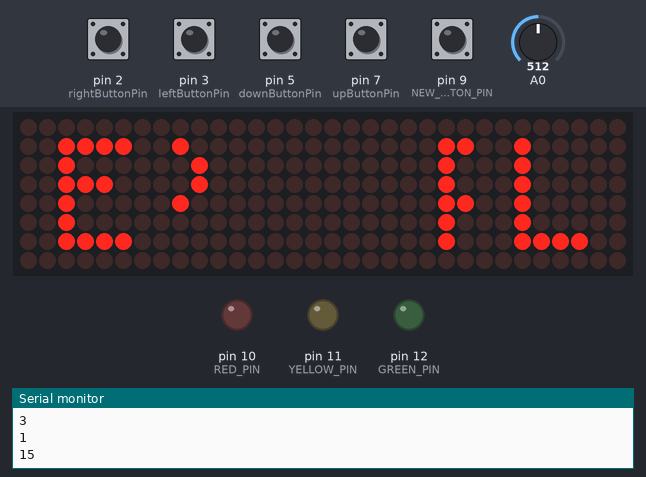
The sketch below on a simulated Arduino Uno, built with avr-gcc and run on an emulated ATmega328P. Shown: 32×8 LED matrix, output pins drawn as LEDs (lit = HIGH), the last lines printed to the serial monitor. Inputs (shaded band) come from the test bench; at power-on: pin 9 (NEW_GAME_BUTTON_PIN) HIGH, pin 2 (rightButtonPin), pin 3 (leftButtonPin), pin 5 (downButtonPin), pin 7 (upButtonPin) LOW, A0 = 512. Random numbers use the default seed unless the sketch sets one.

Above: at 1.7 s.
1.8 s: pin 9 (NEW_GAME_BUTTON_PIN) pulled LOW for 0.15 s
At 2.9 s:
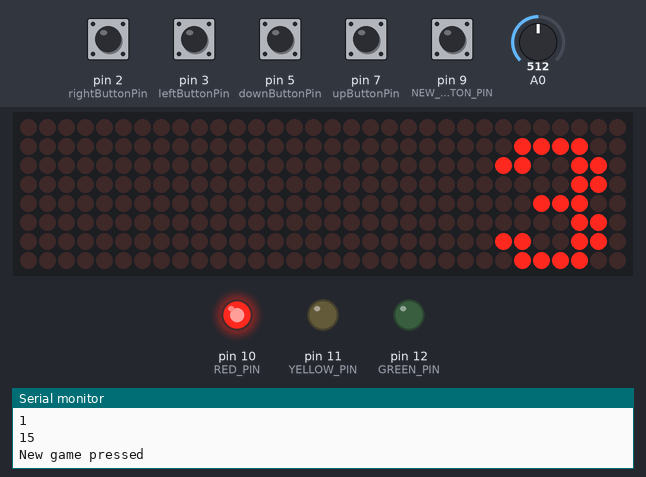
4.9 s: pin 9 (NEW_GAME_BUTTON_PIN) pulled LOW for 3.2 s
At 8.1 s:
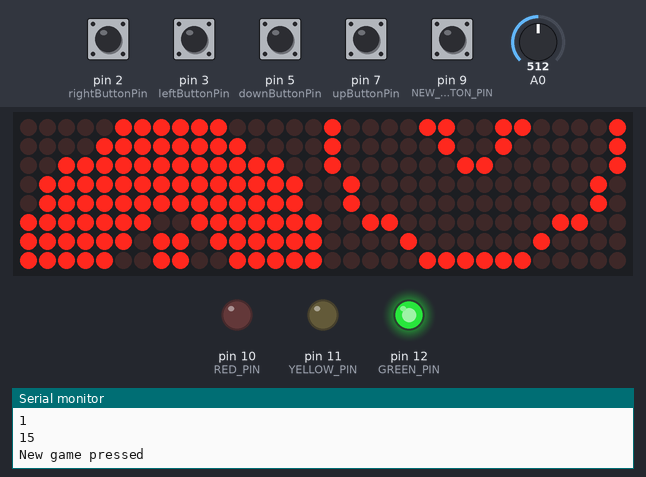
9.8 s: pin 9 (NEW_GAME_BUTTON_PIN) driven LOW
12.8 s: pin 3 (leftButtonPin) pulled HIGH for 1 s
At 13.9 s:
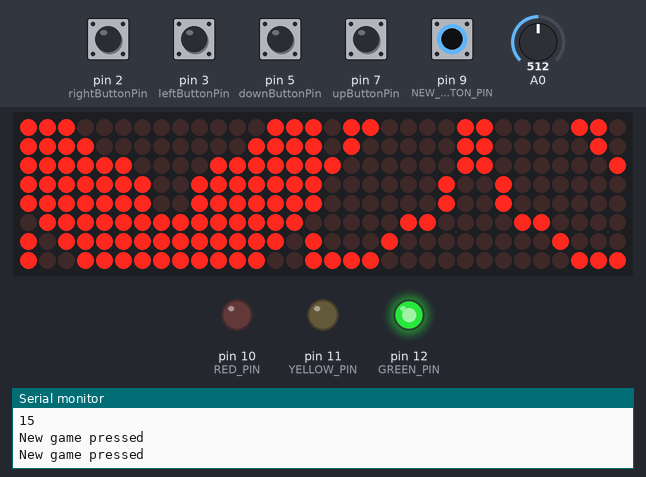
15.3 s: pin 2 (rightButtonPin) pulled HIGH for 0.15 s
At 16.4 s:
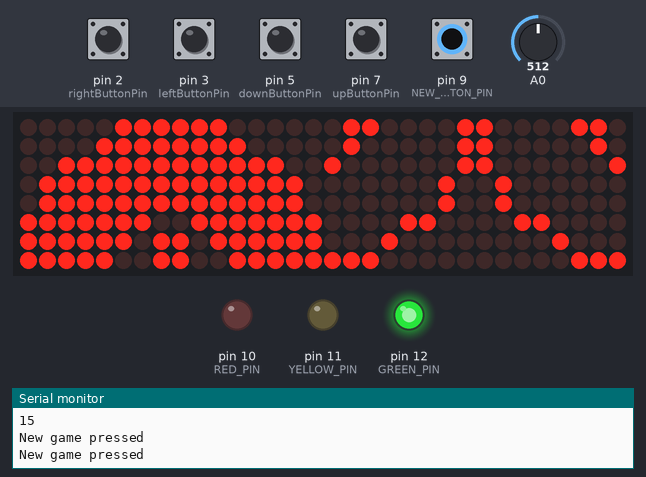
17.0 s: pin 5 (downButtonPin) pulled HIGH for 0.15 s
At 17.8 s:
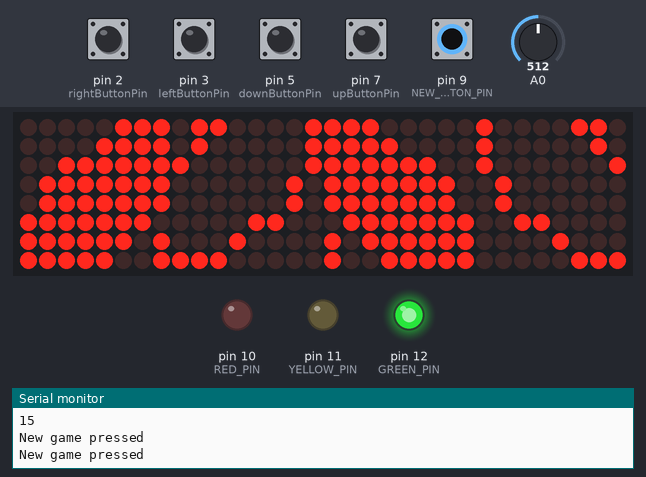
Timing chart, 0 to 38.9 s (numbered marks = the images above; inputs shaded):
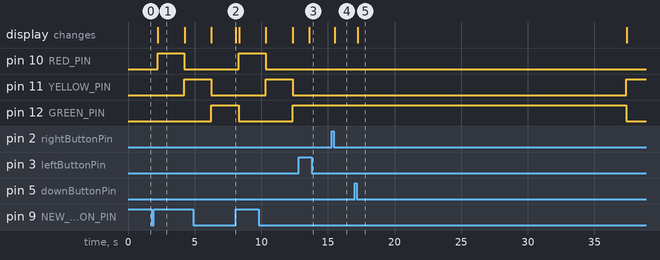

Measured:
- after the input at 1.8 s, pin 10 (RED_PIN): LOW → HIGH after 0.42 s, → LOW 2.0 s later; pin 11 (YELLOW_PIN): LOW → HIGH after 2.4 s; the display: changes after 0.43 s (image 1)
- after the input at 15.3 s, the display: changes after 0.22 s (image 4)
- what the display in image 1 shows lasts 2.0 s, from 2.2 s to 4.2 s

The sketch:

shapes.ino
```cpp
#include "LedControl.h"

const byte TOTAL_SHAPES = 18;

// -----------------------------
int score;
boolean inGame = false;
bool startNewGame = false;

const int RED_PIN     = 10;
const int YELLOW_PIN  = 11;
const int GREEN_PIN   = 12;

const int number_of_displays = 4;
LedControl lc = LedControl(4, 6, 8, number_of_displays); //Pin 4 = DIN, Pin 6 = CLK, Pin 8 = CS. 5 = number of displays

unsigned long time;


class Button {
  byte pin;
  byte lastState;

  public:
    Button(byte pinParam) {
      pin = pinParam;
      lastState = HIGH;
    }

    byte getPin() {
      return pin;
    }

};

const byte NEW_GAME_BUTTON_PIN = 9;
byte newGameButtonState = LOW;
byte lastNewGameButtonState = HIGH;

const int leftButtonPin = 3;
int leftButtonState = 0;
int lastLeftButtonState = HIGH;

const int downButtonPin = 5;
int downButtonState = 0;
int lastDownButtonState = HIGH;

const int rightButtonPin = 2;
int rightButtonState = 0;
int lastRightButtonState = HIGH;

const int upButtonPin = 7;
int upButtonState = 0;
int lastUpButtonState = HIGH;

// --------------- Shapes -------------------------

//https://rodrigosc.github.io/ArduinoLedMatrix/char_builder/builder.html
//https://xantorohara.github.io/led-matrix-editor/#1c08080808080c08|3e0408102020221c|1c2220201820221c|20203e2224283020|1c2220201e02023e|1c2222221e02221c|040404081020203e|1c2222221c22221c|1c22203c2222221c|1c2222222222221c
byte empty[] = {0x0,0x0,0x0,0x0,0x0,0x0,0x0,0x0};
byte A[] = {B00000000,B00011000,B00100100,B00100100,B00111100,B00100100,B00100100,B00000000};
byte B[] = {B01111000,B01001000,B01001000,B01110000,B01001000,B01000100,B01000100,B01111100};
byte C[] = {B00000000,B00011110,B00100000,B01000000,B01000000,B01000000,B00100000,B00011110};
byte D[] = {B00000000,B00111000,B00100100,B00100010,B00100010,B00100100,B00111000,B00000000};
byte E[] = {B00000000,B00111100,B00100000,B00111000,B00100000,B00100000,B00111100,B00000000};
byte F[] = {B00000000,B00111100,B00100000,B00111000,B00100000,B00100000,B00100000,B00000000};
byte G[] = {B00000000,B00111110,B00100000,B00100000,B00101110,B00100010,B00111110,B00000000};
byte H[] = {B00000000,B00100100,B00100100,B00111100,B00100100,B00100100,B00100100,B00000000};
byte I[] = {B00000000,B00111000,B00010000,B00010000,B00010000,B00010000,B00111000,B00000000};
byte J[] = {B00000000,B00011100,B00001000,B00001000,B00001000,B00101000,B00111000,B00000000};
byte K[] = {B00000000,B00100100,B00101000,B00110000,B00101000,B00100100,B00100100,B00000000};
byte L[] = {B00000000,B00100000,B00100000,B00100000,B00100000,B00100000,B00111100,B00000000};
byte M[] = {B00000000,B00000000,B01000100,B10101010,B10010010,B10000010,B10000010,B00000000};
byte N[] = {B00000000,B00100010,B00110010,B00101010,B00100110,B00100010,B00100010,B00000000};
byte O[] = {B00000000,B00111100,B01000010,B01000010,B01000010,B01000010,B00111100,B00000000};
byte P[] = {B00000000,B00111000,B00100100,B00100100,B00111000,B00100000,B00100000,B00000000};
byte Q[] = {B00000000,B00111100,B01000010,B01000010,B01000010,B01000110,B00111110,B00000001};
byte R[] = {B00000000,B00111000,B00100100,B00100100,B00111000,B00100100,B00100100,B00000000};
byte S[] = {B00000000,B00111100,B00100000,B00111100,B00000100,B00000100,B00111100,B00000000};
byte T[] = {B00000000,B01111100,B00010000,B00010000,B00010000,B00010000,B00010000,B00000000};
byte U[] = {B00000000,B01000010,B01000010,B01000010,B01000010,B00100100,B00011000,B00000000};
byte V[] = {B00000000,B00100010,B00100010,B00100010,B00010100,B00010100,B00001000,B00000000};
byte W[] = {B00000000,B10000010,B10010010,B01010100,B01010100,B00101000,B00000000,B00000000};
byte X[] = {B00000000,B01000010,B00100100,B00011000,B00011000,B00100100,B01000010,B00000000};
byte Y[] = {B00000000,B01000100,B00101000,B00010000,B00010000,B00010000,B00010000,B00000000};
byte Z[] = {B00000000,B00111100,B00000100,B00001000,B00010000,B00100000,B00111100,B00000000};

byte P1[] = {B00000000,
             B00000011,
             B00000010,
             B00000010,
             B00000011,
             B00000010,
             B00000010,
             B00000000};

byte P2[] = {B00000000,
             B10000000,
             B01000000,
             B01000000,
             B10000000,
             B00000000,
             B00000000,
             B00000000};

byte happy[8]={0x7e, 0x81, 0xa5, 0x81, 0xa5, 0x99, 0x81, 0x7e};
byte normal[8]={0x7e, 0x81, 0xa5, 0x81, 0x81, 0x81, 0x81, 0x7e};
byte sad[8]={0x7e, 0x81, 0xa5, 0x81, 0x99, 0xa5, 0x81, 0x7e};

const byte digits[][8] = {
{
  B00000000,
  B00111100,
  B01100110,
  B01100110,
  B01100110,
  B01100110,
  B01100110,
  B00111100
},
{
  B00000000,
  B00011000,
  B00011000,
  B00111000,
  B00011000,
  B00011000,
  B00011000,
  B01111110
},{
  B00000000,
  B00111100,
  B01100110,
  B00000110,
  B00001100,
  B00110000,
  B01100000,
  B01111110
},{
  B00000000,
  B00111100,
  B01100110,
  B00000110,
  B00011100,
  B00000110,
  B01100110,
  B00111100
},{
  B00000000,
  B00001100,
  B00011100,
  B00101100,
  B01001100,
  B01111110,
  B00001100,
  B00001100
},{
  B00000000,
  B01111110,
  B01100000,
  B01111100,
  B00000110,
  B00000110,
  B01100110,
  B00111100
},{
  B00000000,
  B00111100,
  B01100110,
  B01100000,
  B01111100,
  B01100110,
  B01100110,
  B00111100
},{
  B00000000,
  B01111110,
  B01100110,
  B00001100,
  B00001100,
  B00011000,
  B00011000,
  B00011000
},{
  B00000000,
  B00111100,
  B01100110,
  B01100110,
  B00111100,
  B01100110,
  B01100110,
  B00111100
},{
  B00000000,
  B00111100,
  B01100110,
  B01100110,
  B00111110,
  B00000110,
  B01100110,
  B00111100
}};

byte x1[] = {0x0, 0x0, 0x0, 0x0, 0x18, 0x24, 0x7e, 0xff};
byte x2[8]={0x0, 0x0, 0x0, 0x0, 0x3c, 0x7e, 0xdb, 0xff};
byte x3[8]={0x24, 0x24, 0x24, 0x24, 0x66, 0x66, 0x66, 0xe7};
byte ii[8]={0x0, 0xee, 0x44, 0x44, 0x44, 0x44, 0xee, 0x0};

byte shapes[][4][8]={
  // yinyang 0
  {                                                   // open brace
    {0x7, 0x1f, 0x3f, 0x7c, 0x7c, 0xff, 0xff, 0xff},  // up left
    {0xe0, 0xf8, 0xfc, 0xf6, 0xf2, 0xf1, 0xe1, 0xc1}, // up right
    {0xff, 0xf8, 0xf0, 0x70, 0x70, 0x38, 0x1e, 0x7},  // down left
    {0x81, 0x1, 0x1, 0xc2, 0xc6, 0xc, 0x18, 0xe0}     // down right
  },                                                  // close brace and comma between shapes
  // heart 1
  {
    {B00000000, B00011100, B00111110, B01111110, B01111111, B01111111, B01111111, B01111111},
    {B00000000, B00111000, B01111100, B01111110, B11111110, B11111110, B11111110, B11111110},
    {B01111111, B00111111, B00011111, B00001111, B00000111, B00000011, B00000001, B00000000},
    {B11111110, B11111100, B11111000, B11110000, B11100000, B11000000, B10000000, B00000000}
  },
  // Torii 2
  {
    {0xfe, 0xfe, 0x7e, 0x3e, 0x6, 0xe, 0xe, 0xe},
    {0x7f, 0x7f, 0x7c, 0x78, 0x60, 0x70, 0x70, 0x70},
    {0xe, 0xe, 0xe, 0xe, 0xe, 0xe, 0xc, 0x8},
    {0x70, 0x70, 0x70, 0x70, 0x70, 0x70, 0x30, 0x10}
  },
  // alien 3
  {
    {0x0, 0x0, 0x0, 0x4, 0x2, 0x7, 0xd, 0x1d},
    {0x0, 0x0, 0x0, 0x20, 0x40, 0xe0, 0xb0, 0xb8},
    {0x17, 0x14, 0x6, 0x0, 0x0, 0x0, 0x0, 0x0},
    {0xe8, 0x28, 0x60, 0x0, 0x0, 0x0, 0x0, 0x0}
  },
   // ghost 4
   {
  {0x0, 0x0, 0xf, 0x1f, 0x32, 0x60, 0x79, 0x79},
  {0x0, 0x0, 0xc0, 0xe0, 0x38, 0x1c, 0x9c, 0x9c},
  {0x62, 0x7f, 0x7f, 0x7f, 0x77, 0x63, 0x41, 0x0},
  {0x3c, 0xfc, 0xfc, 0xfc, 0xcc, 0x84, 0x0, 0x0}
   },
   {
    // home 5
    {0x1, 0x3, 0x7, 0xf, 0x1f, 0x3f, 0x7f, 0xff},
    {0x80, 0xc0, 0xe0, 0xf0, 0xf8, 0xfc, 0xfe, 0xff},
    {0x3f, 0x3c, 0x3c, 0x3c, 0x3c, 0x3c, 0x3c, 0x3c},
    {0xfc, 0x3c, 0x3c, 0x3c, 0x3c, 0x3c, 0x3c, 0x3c}
   },
   // question mark 6
   {
     {0x0, 0xf, 0x1f, 0x3c, 0x78, 0x70, 0x70, 0x70},
     {0x0, 0xf0, 0xf8, 0x7c, 0x1c, 0x1c, 0x38, 0x70},
     {0x0, 0x3, 0x3, 0x0, 0x3, 0x7, 0x3, 0x0},
     {0x60, 0xc0, 0xc0, 0x0, 0xc0, 0xe0, 0xc0, 0x0}
    },
    // toad 7
    {
    {0x7, 0x19, 0x21, 0x43, 0x46, 0xfc, 0xcc, 0x84},
    {0xe0, 0xf8, 0xe4, 0xf2, 0x1a, 0xf, 0xf, 0xd},
    {0x86, 0xcf, 0xff, 0x72, 0x22, 0x20, 0x10, 0xf},
    {0x19, 0xf9, 0xfd, 0x4f, 0x44, 0x4, 0x8, 0xf0}
    },
   // ski 8
   {
    {0x0, 0x0, 0x0, 0x0, 0x0, 0x0, 0x0, 0x3},
    {0x0, 0x0, 0x0, 0x0, 0x0, 0x7c, 0x7c, 0xfc},
    {0x15, 0x7a, 0xf5, 0xff, 0x40, 0x7f, 0x0, 0x0},
    {0xfc, 0x7c, 0xfe, 0xfa, 0x2, 0xfc, 0x0, 0x0}
   },
   // tahel 9
   {
    {0x0, 0x0, 0x3, 0x2, 0x2, 0x2, 0xe, 0x0},
    {0x0, 0x0, 0xc0, 0x40, 0x40, 0x40, 0x40, 0x0},
    {0x0, 0x20, 0x3c, 0x4, 0x4, 0x8, 0x10, 0x0},
    {0x0, 0x0, 0x7c, 0x4, 0x4, 0x44, 0x44, 0x0}
   },
   // cube 10
   {
    {0x0, 0x0, 0x0, 0xf, 0x10, 0x20, 0x3f, 0x20},
    {0x0, 0x0, 0x0, 0xfc, 0xc, 0x14, 0xe4, 0x24},
    {0x20, 0x20, 0x20, 0x20, 0x20, 0x3f, 0x0, 0x0},
    {0x24, 0x24, 0x24, 0x28, 0x30, 0xe0, 0x0, 0x0}
  },
  // cherry 11
  {
    {0x0, 0x0, 0x7, 0x7, 0x3, 0x0, 0x0, 0x1},
    {0x0, 0x0, 0x0, 0x80, 0x80, 0x80, 0x80, 0x40},
    {0x2, 0x2, 0x6, 0x9, 0x9, 0x6, 0x0, 0x0},
    {0x20, 0x20, 0x30, 0x48, 0x48, 0x30, 0x0, 0x0}
  },
  // poo 12
  {
   {0x0, 0x0, 0x0, 0x0, 0x0, 0x1, 0xf, 0x11},
   {0x0, 0x0, 0x0, 0x60, 0xc0, 0xc0, 0xe0, 0x10},
   {0x15, 0x15, 0x11, 0x1f, 0x10, 0x78, 0x7c, 0x7f},
   {0x50, 0x50, 0x10, 0xf8, 0x18, 0x3e, 0x7e, 0xfe}
  },
  // cat 13
  {
    {0x10, 0x28, 0x44, 0x44, 0x7f, 0x80, 0x88, 0x94},
    {0x8, 0x14, 0x22, 0x22, 0xfe, 0x1, 0x11, 0x29},
    {0x80, 0x41, 0x41, 0x25, 0x12, 0x10, 0xf, 0x0},
    {0x1, 0x82, 0x82, 0xa4, 0x48, 0x8, 0xf0, 0x0}
  },
  // smile 14
  {
    {0x0, 0x0, 0x7, 0x8, 0x10, 0x26, 0x26, 0x20},
    {0x0, 0x0, 0xe0, 0x10, 0x8, 0x64, 0x64, 0x4},
    {0x20, 0x20, 0x24, 0x13, 0x8, 0x7, 0x0, 0x0},
    {0x4, 0x4, 0x24, 0xc8, 0x10, 0xe0, 0x0, 0x0}
  },
  // frog 15
  {
    {0x3c, 0x42, 0x5a, 0x5a, 0xff, 0x80, 0x82, 0x80},
    {0x3c, 0x42, 0x5a, 0x5a, 0xff, 0x1, 0x41, 0x1},
    {0x5f, 0x50, 0x50, 0x4c, 0x33, 0x1c, 0x13, 0x10},
    {0xfa, 0xa, 0xa, 0x32, 0xcc, 0x38, 0xc8, 0x8}
  },
  // butterfly 16
  {
    {0x0, 0x0, 0x6, 0xa, 0x71, 0x89, 0xa5, 0x4b},
    {0x0, 0x0, 0x60, 0x50, 0x8e, 0x91, 0xa5, 0xd2},
    {0x31, 0xf, 0x5, 0xb, 0x15, 0x19, 0x0, 0x0},
    {0x80, 0xf0, 0xa0, 0xd0, 0xa8, 0x98, 0x0, 0x0}
  },
  // pokemon 17
  {
    {0x7, 0xf, 0x3f, 0x7f, 0x7f, 0xfe, 0xfd, 0xf9},
    {0xe0, 0xf0, 0xfc, 0xfe, 0xfe, 0x7f, 0xbf, 0x9f},
    {0x86, 0x82, 0x81, 0x40, 0x40, 0x30, 0x8, 0x7},
    {0x61, 0x41, 0x81, 0x2, 0x2, 0xc, 0x10, 0xe0}
  }
};

// -------------------------------------------

byte UL[8];
byte UR[8];
byte DL[8];
byte DR[8];

byte perm[TOTAL_SHAPES];

void random_shapes()
{
  // fill array with numbers
  for (int i = 0; i < TOTAL_SHAPES; i++) {
    perm[i] = i;
  }

  // create a permutation
  for (int i = 0; i < TOTAL_SHAPES; i++) {
    byte randNumber = random(TOTAL_SHAPES - i);
    byte tmp = perm[i];
    perm[i] = perm[randNumber];
    perm[randNumber] = tmp;
  }

  for (int i = 0; i < TOTAL_SHAPES; i++) {
    Serial.println(perm[i]);
  }
}

byte ledsPerm[] = {0, 1, 2, 3};

void random_leds()
{
  // fill array with numbers
  for (int i = 0; i < 4; i++) {
    ledsPerm[i] = i;
  }

  // create a permutation
  for (int i = 0; i < 4; i++) {
    byte randNumber = random(4 - i);
    byte tmp = ledsPerm[i];
    ledsPerm[i] = ledsPerm[randNumber];
    ledsPerm[randNumber] = tmp;
  }
}


byte current_shape;

//**************
// Arduino Setup
//**************
void setup()
{
  //start serial communication
  Serial.begin(9600);

  pinMode(GREEN_PIN, OUTPUT);
  pinMode(YELLOW_PIN, OUTPUT);
  pinMode(RED_PIN, OUTPUT);

  randomSeed(analogRead(0));

  random_shapes();
  current_shape = perm[0];

  pinMode(NEW_GAME_BUTTON_PIN, INPUT);

  pinMode(leftButtonPin, INPUT);
  pinMode(downButtonPin, INPUT);
  pinMode(upButtonPin, INPUT);
  pinMode(rightButtonPin, INPUT);

  //initialize displays (configure light intensity and clear all)
  lc.shutdown(0,false);
  lc.setIntensity(0,1);
  lc.clearDisplay(0);

  lc.shutdown(1,false);
  lc.setIntensity(1,1);
  lc.clearDisplay(1);

  lc.shutdown(2,false);
  lc.setIntensity(2,1);
  lc.clearDisplay(2);

  lc.shutdown(3,false);
  lc.setIntensity(3,1);
  lc.clearDisplay(3);

  memcpy(UL, L, 8 * sizeof(byte));
  memcpy(UR, E, 8 * sizeof(byte));
  memcpy(DL, P1, 8 * sizeof(byte));
  memcpy(DR, P2, 8 * sizeof(byte));

  drawLeds();
  delay(500);

}

void newGame() {
  memcpy(UL, empty, 8 * sizeof(byte));
  memcpy(UR, empty, 8 * sizeof(byte));
  memcpy(DL, empty, 8 * sizeof(byte));
  memcpy(DR, empty, 8 * sizeof(byte));
  drawLeds();

  // light up red, yellow, green
  digitalWrite(RED_PIN, HIGH);
  digitalWrite(YELLOW_PIN, LOW);
  digitalWrite(GREEN_PIN, LOW);
  memcpy(UL, digits[3], 8 * sizeof(byte));
  drawLeds();
  delay(2000);
  digitalWrite(RED_PIN, LOW);
  digitalWrite(YELLOW_PIN, HIGH);
  memcpy(UL, empty, 8 * sizeof(byte));
  memcpy(UR, digits[2], 8 * sizeof(byte));
  drawLeds();
  delay(2000);
  digitalWrite(YELLOW_PIN, LOW);
  digitalWrite(GREEN_PIN, HIGH);
  memcpy(UR, empty, 8 * sizeof(byte));
  memcpy(DL, digits[1], 8 * sizeof(byte));
  drawLeds();

  time = millis(); // start the timer
  random_leds();

  inGame = true;
}

bool isSolved() {
  bool solved = true;
  for (int i = 0; i < 4; i++) {
    if (ledsPerm[i] != i) {
      solved = false;
    }
  }
  return solved;
}

// --------------------------------------------------------------
// Times
// --------------------------------------------------------------
// Show the green/yellow/red lights according to the time left
bool checkTimer() {
  int times[] = { 25000, 20000, 10000, 500, 500, 500, 500, 500, 500, 500, 500, 500, 500, 0 };

  // green, yellow, red
  byte lights[][3] = {
    { HIGH, LOW, LOW },
    { LOW, HIGH, LOW },
    { LOW, LOW, HIGH },

    { HIGH, HIGH, HIGH },
    { LOW, LOW, LOW },
    { HIGH, HIGH, HIGH },
    { LOW, LOW, LOW },
    { HIGH, HIGH, HIGH },
    { LOW, LOW, LOW },
    { HIGH, HIGH, HIGH },
    { LOW, LOW, LOW },
    { HIGH, HIGH, HIGH },
    { LOW, LOW, LOW }
  };

  unsigned long newTime = millis();
  unsigned long totalTime = times[0];
  bool found = false;
  byte i = 0;
  byte light[3];

  while (!found) {
    if (times[i] == 0 || newTime - time < totalTime) {
      memcpy(light, lights[i], 3 * sizeof(int));
      found = true;
    } else {
      i++;
      totalTime += times[i];
    }
  }
  digitalWrite(GREEN_PIN, light[0]);
  digitalWrite(YELLOW_PIN, light[1]);
  digitalWrite(RED_PIN, light[2]);

  if (times[i] == 0) {
    return true;
  }
  else {
    return false;
  }
}


void gameOver() {
  inGame = false;
  for (int i = 0; i < 3; i++) {
    memcpy(UL, G, 8 * sizeof(byte));
    memcpy(UR, A, 8 * sizeof(byte));
    memcpy(DL, M, 8 * sizeof(byte));
    memcpy(DR, E, 8 * sizeof(byte));
    drawLeds();

    delay(1000);
    memcpy(UL, O, 8 * sizeof(byte));
    memcpy(UR, V, 8 * sizeof(byte));
    memcpy(DL, E, 8 * sizeof(byte));
    memcpy(DR, R, 8 * sizeof(byte));
    drawLeds();
    delay(1000);
  }

  // show score
  if (score <= 2) {
    memcpy(UL, sad, 8 * sizeof(byte));
    memcpy(UR, sad, 8 * sizeof(byte));
  }
  else if (score <= 4) {
    memcpy(UL, sad, 8 * sizeof(byte));
    memcpy(UR, empty, 8 * sizeof(byte));
  }
  else if (score <= 7) {
    memcpy(UL, normal, 8 * sizeof(byte));
    memcpy(UR, empty, 8 * sizeof(byte));
  }
  else if (score <= 10) {
    memcpy(UL, happy, 8 * sizeof(byte));
    memcpy(UR, empty, 8 * sizeof(byte));
  }
  else {
    memcpy(UL, happy, 8 * sizeof(byte));
    memcpy(UR, happy, 8 * sizeof(byte));
  }
  byte highDigit = score / 10;
  byte lowDigit = score % 10;
  if (highDigit > 0) {
    memcpy(DL, digits[highDigit], 8 * sizeof(byte));
  }
  else {
    memcpy(DL, empty, 8 * sizeof(byte));
  }
  memcpy(DR, digits[lowDigit], 8 * sizeof(byte));
  drawLeds();
  delay(500);

}

void draw(int matrix, byte data[]) {
  for (int i = 0; i < 8; i++) {
    lc.setRow(matrix, i, data[i]);
  }
}


void drawLeds() {
  draw(0, UL);
  draw(1, DL);
  draw(2, DR);
  draw(3, UR);
}

void handle_buttons() {
  newGameButtonState = digitalRead(NEW_GAME_BUTTON_PIN);
  if (newGameButtonState != lastNewGameButtonState) {
    if (newGameButtonState == HIGH) {
      Serial.println("New game pressed");
      delay(200);
      startNewGame = true;
      return;
    }
    delay(200);
    lastNewGameButtonState = newGameButtonState;
  }
  if (!inGame) {
    return;
  }

  leftButtonState = digitalRead(leftButtonPin);
  if (leftButtonState != lastLeftButtonState) {
    if (leftButtonState == HIGH) {
      change(UL, DL, 0, 2);
    }
    delay(200);
    lastLeftButtonState = leftButtonState;
  }

  downButtonState = digitalRead(downButtonPin);
  if (downButtonState != lastDownButtonState) {
    if (downButtonState == HIGH) {
      change(DL, DR, 2, 3);
    }
    delay(200);
    lastDownButtonState = downButtonState;
  }

  rightButtonState = digitalRead(rightButtonPin);
  if (rightButtonState != lastRightButtonState) {
    if (rightButtonState == HIGH) {
      change(UR, DR, 1, 3);
    }
    delay(200);
    lastRightButtonState = rightButtonState;
  }

  upButtonState = digitalRead(upButtonPin);
  if (upButtonState != lastUpButtonState) {
    if (upButtonState == HIGH) {
      change(UL, UR, 0, 1);
    }
    delay(200);
    lastUpButtonState = upButtonState;

  }
}

void change(byte led1[], byte led2[], byte id1, byte id2) {
  byte tmp[8];
  memcpy(tmp, led1, 8 * sizeof(byte));
  memcpy(led1, led2, 8 * sizeof(byte));
  memcpy(led2, tmp, 8 * sizeof(byte));

  byte tmp2 = ledsPerm[id1];
  ledsPerm[id1] = ledsPerm[id2];
  ledsPerm[id2] = tmp2;
}


//**********
// Main Loop
//**********
int turn = 0;

void loop()
{
  handle_buttons();

  if (startNewGame) {
    newGame();
    score = 0;
    random_leds();
    turn = 0;
    startNewGame = false;
    delay(1000);
  }

  if (!inGame) {
    return;
  }

  // show red/yellow/green according to the time left
  if (checkTimer()) {
    gameOver();
  }

  drawLeds();

  if (isSolved()) {
    score++;
    turn++;
    if (turn >= TOTAL_SHAPES) {
      turn = 0;
    }
    current_shape = perm[turn];
    random_leds();
    delay(500);

  }
  else {

    memcpy(UL, shapes[current_shape][ledsPerm[0]], 8 * sizeof(byte));
    memcpy(UR, shapes[current_shape][ledsPerm[1]], 8 * sizeof(byte));
    memcpy(DL, shapes[current_shape][ledsPerm[2]], 8 * sizeof(byte));
    memcpy(DR, shapes[current_shape][ledsPerm[3]], 8 * sizeof(byte));
  }
}
```
